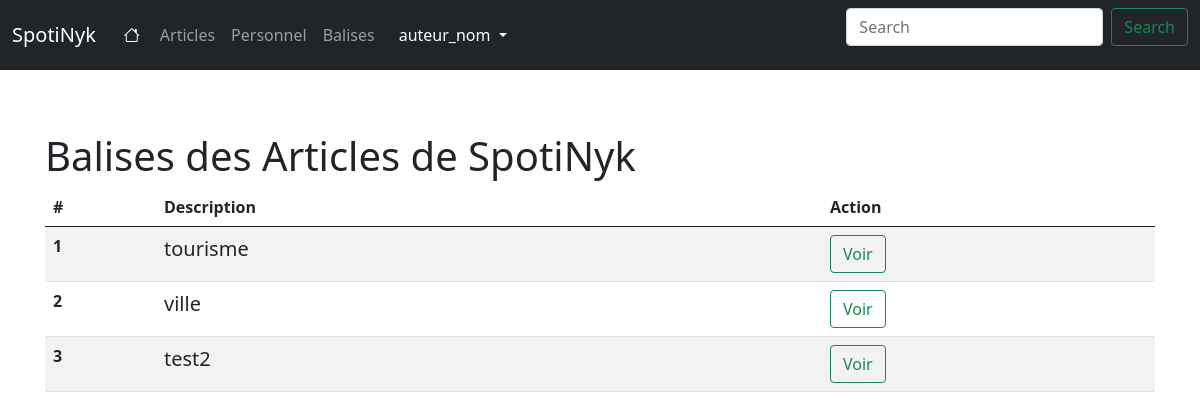
Screenshot of /balise/ (signed in) with the database file from the repository.
### main/models/md_user.py (models this page shows, shortened)
class User(db.Model):
    id = db.Column(db.Integer, primary_key=True)
    name = db.Column(db.String(80), nullable=False)
    username = db.Column(db.String(80), unique=True, nullable=False)
    email = db.Column(db.String(120), unique=True, nullable=False)
    password = db.Column(db.String(80), nullable=False)
    profil_id = db.Column(db.Integer, db.ForeignKey('profil.id'), nullable=False, default=3)
    profil = db.relationship('Profil', backref='profils')

### main/models/md_balise.py (models this page shows, shortened)
class Balise (db.Model):
    id = db.Column(db.Integer, primary_key=True)
    description = db.Column(db.String(80), nullable=False)

### main/controllers/balise_cont.py (the view)
def index():
    balises = Balise.query.all()
    return render_template('balises_list.html', balises=balises)

### main/app_init/login.py (called while the page is built)
def init_app(app):
    lm.init_app(app)
    lm.login_view = 'default.login'
    @lm.user_loader
    def load_user(user_id):
        return User.query.get(user_id)

### main/templates/balises_list.html (shortened to what this page needs)
{% extends "base.html" %}
{% block content %}
<div class="row">
    <div class="col">
        <h1 class="mt-5">Balises des Articles de SpotiNyk</h1>
    </div>
</div>
<table class="table table-striped">
    <thead>
      <tr>
        <th scope="col" style="width:10%">#</th>
        <th scope="col" style="width:60%">Description</th>
        <th scope="col" style="width:30%">Action</th>
      </tr>
    </thead>
    <tbody>
        {% for balise in balises %}
        <tr>
            <th scope="row">{{balise.id}}</th>
            <td class="lead">{{balise.description}}</td>
            <td>
                    <a href="{{url_for('balises.show', balise_id = balise.id)}}"
                        class="btn btn-outline-success"
                        role="button">
                            Voir
                    </a>
            </td>
        </tr>
        {% endfor %}
    </tbody>
  </table>
{% endblock %}

### main/templates/base.html (shortened to what this page needs)
        {% block head %}
        {% block styles %}
            <link href="https://cdn.jsdelivr.net/npm/bootstrap@5.0.2/dist/css/bootstrap.min.css" rel="stylesheet">
            <link rel="stylesheet" href="https://cdn.jsdelivr.net/npm/bootstrap-icons@1.8.1/font/bootstrap-icons.css">
            <link rel="stylesheet" href="{{ url_for('static', filename='style.css') }}">
        {% endblock %}
        {% endblock %}
    <body class="d-flex flex-column h-100">
        <header>
            <nav class="navbar navbar-expand-md navbar-dark fixed-top bg-dark">
                <div class="container-fluid">
                <a class="navbar-brand" href="{{url_for('default.index')}}">SpotiNyk</a>
                <div class="collapse navbar-collapse" id="navbarCollapse">
                    <ul class="navbar-nav me-auto mb-2 mb-md-0">
                    <li class="nav-item p-1">
                        <a class="nav-link active" id="home" aria-current="page" href="{{url_for('default.index')}}"> <span class="bi bi-house align-bottom"></span></a>
                    </li>
                    <li class="nav-item">
                        <a class="nav-link" href="{{url_for('posts.index')}}">Articles</a>
                    </li>
                    <li class="nav-item">
                        {% if current_user.is_authenticated and current_user.profil.description == "admin"%}
                        <a class="nav-link" href="{{url_for('users.index')}}">Utilisateurs</a>
                        {% else %}
                        <a class="nav-link" href="{{url_for('users.index')}}">Personnel</a>
                        {% endif %}
                    </li>
                    <li class="nav-item">
                        <a class="nav-link" href="{{url_for('balises.index')}}">Balises</a>
                    </li>
                    {% if current_user.is_authenticated %}
                    <ul class="navbar-nav mr-auto me-5 ms-2 mb-md-0">
                        <li class="nav-item dropdown">
                            <a class="nav-link active dropdown-toggle" href="#" id="navbarDropdown" role="button" data-bs-toggle="dropdown" aria-expanded="false">
                              {{current_user.name}}
                            </a>
                        </li>
                    </ul>
                    {% endif %}
                    </ul>
                    <form class="d-flex">
                        <input class="form-control me-2" type="search" placeholder="Search" aria-label="Search">
                        <button class="btn btn-outline-success" type="submit">Search</button>
                    </form>
                </div>
                </div>
            </nav>
        </header>
        <main class="flex-shrink-0">
            <div class="container">
                {% block content %}{% endblock %}
            </div>
        </main>
    </body>
</html>

### main/static/style.css (style rules this page uses)
main > .container { padding: 60px 15px 0; }

### rows the page displays
User: name "auteur_nom"
Balise: id "1", description "tourisme"
Balise: id "2", description "ville"
Balise: id "3", description "test2"
